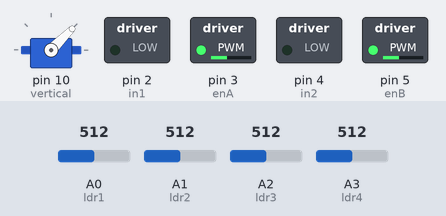
The sketch below on a simulated Arduino Uno, built with avr-gcc and run on an emulated ATmega328P. On the bench: servo, switched loads named in the sketch (green lamp = pin HIGH). The inputs (shaded band) are chosen by the test bench; at power-on: A0 (ldr1) = 512, A1 (ldr2) = 512, A2 (ldr3) = 512, A3 (ldr4) = 512. What the sketch prints to the serial monitor is not drawn.

Above: at 4.2 s.
4.3 s: A0 (ldr1) set to 499
At 4.7 s:
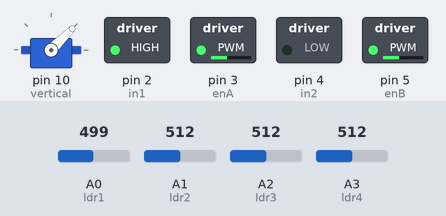
7.3 s: A1 (ldr2) set to 317
At 7.6 s:
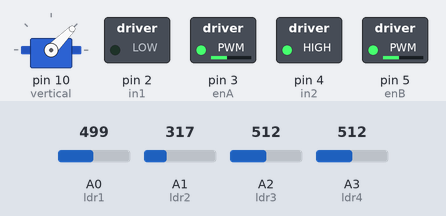
10.3 s: A1 (ldr2) set to 289
At 11.9 s:
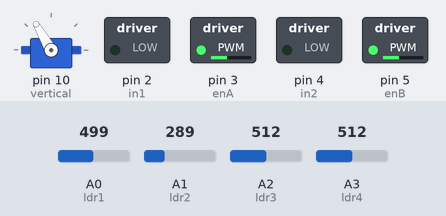
12.2 s: A2 (ldr3) set to 484
At 12.6 s:
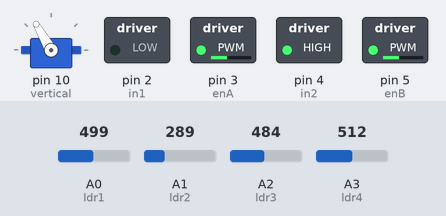
15.2 s: A3 (ldr4) set to 30
At 17.9 s:
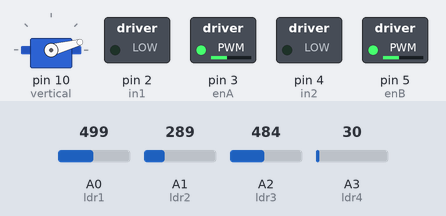
18.2 s: A0 (ldr1) set to 30
At 18.6 s:
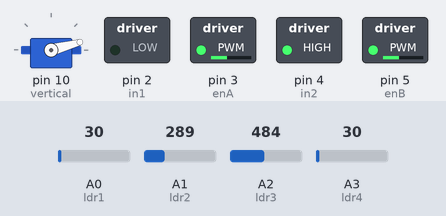
Timing chart, 0 to 21.2 s (numbered marks = the images above; inputs shaded):
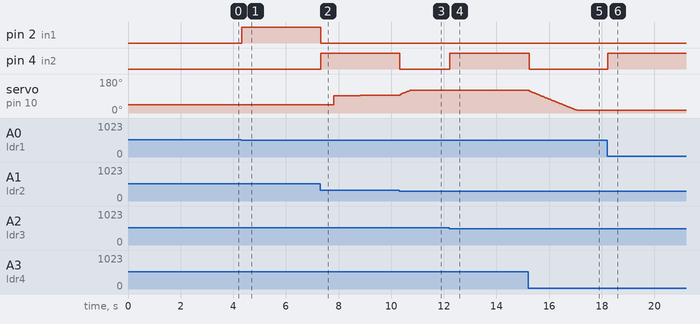

Measured:
- the behaviour switches between 512 and 511 on A0 (ldr1) (found by bisection; images 0 and 1)
- the behaviour switches between 300 and 299 on A1 (ldr2) (found by bisection; images 2 and 3)
- the behaviour switches between 501 and 500 on A2 (ldr3) (found by bisection; images 3 and 4)
- after the input at 4.3 s, pin 2 (in1): LOW → HIGH at once
- after the input at 7.3 s, pin 2 (in1): HIGH → LOW at once; pin 4 (in2): LOW → HIGH at once; servo on pin 10 (vertical): moves from 45° to 95° over 2.0 s, starting after 0.53 s
- after the input at 10.3 s, pin 4 (in2): HIGH → LOW at once
- after the input at 12.2 s, pin 4 (in2): LOW → HIGH at once
- after the input at 15.2 s, pin 4 (in2): HIGH → LOW at once; servo on pin 10 (vertical): moves from 120° to 15° over 1.8 s, starting at once
- after the input at 18.2 s, pin 4 (in2): LOW → HIGH at once

The sketch:

LDR_Dual_Axis.ino
```cpp
#include <Servo.h> // include Servo library

#define enA 3
#define enB 5
#define in1 2
#define in2 4
#define ldr1 A0 //LDR top left - BOTTOM LEFT    <--- BDG
#define ldr2 A1 //LDR top rigt - BOTTOM RIGHT
#define ldr3 A2 //LDR down left - TOP LEFT
#define ldr4 A3 //ldr down rigt - TOP RIGHT

// Servo horizontal;
// int servox = 90;
// int servoxLimitHigh = 180;
// int servoxLimitLow = 65;

// 65 degrees MAX
Servo vertical;   // vertical servo
int servoy = 90;    //   90;     // stand vertical servo
int servoyLimitHigh = 120;
int servoyLimitLow = 15;

int Stop = 100;
int MotorB1 = 0;
int MotorB2 = 0;

void setup()
{
  Serial.begin(9600);
// Deklarasiin Sensor LDR
  pinMode(ldr1, INPUT);
  pinMode(ldr2, INPUT);
  pinMode(ldr3, INPUT);
  pinMode(ldr4, INPUT);

// Deklarasiin Motor DC
  pinMode(enA, OUTPUT);
  pinMode(enB, OUTPUT);
  pinMode(in1, OUTPUT);
  pinMode(in2, OUTPUT);

// // servo x
//   horizontal.attach(6);
//   horizontal.write(180);

// servo y
  vertical.attach(10);
  vertical.write(45);

  MotorB1 = 100; //0-255
  MotorB2 = 100; //0-255
  analogWrite(enA, MotorB1);
  analogWrite(enB, MotorB2);

  delay(3000);

}

void loop()
{

  int TL = analogRead(ldr4); // top left
  int TR = analogRead(ldr3); // top right
  int DL = analogRead(ldr2); // down left
  int DR = analogRead(ldr1); // down rigt
  Serial.print(TL);
  Serial.print(" ");
  Serial.print(TR);
  Serial.print(" ");
  Serial.print(DL);
  Serial.print(" ");
  Serial.print(DR);
  Serial.print("   ");

  int avgT = (TL + TR) / 2; // average value top
  int avgD = (DL + DR) / 2; // average value down
  int avgL = (TL + DL) / 2; // average value left
  int avgR = (TR + DR) / 2; // average value right

  int dvert = abs(avgT - avgD); // check the diffirence of up and down
  int dhoriz = abs(avgL - avgR);// check the diffirence og left and rigt

  // Serial.print(avgT);
  // Serial.print(" ");
  // Serial.print(avgD);
  // Serial.print(" ");
  // Serial.print(avgL);
  // Serial.print(" ");
  // Serial.print(avgR);
  // Serial.print("   ");
  // // Serial.print(dtime);
  // // Serial.print("   ");
  // Serial.print(Stop);
  // Serial.println(" ");

// Horizontal Angle (Sumbu X)
  if (dhoriz < Stop){
    if (avgL > avgR){
      digitalWrite(in1, HIGH);
      digitalWrite(in2, LOW);
      delay(500);
      digitalWrite(in1, LOW);
      digitalWrite(in2, LOW);
    }
    else if (avgL < avgR){
      digitalWrite(in1, LOW);
      digitalWrite(in2, HIGH);
      delay(500);
      digitalWrite(in1, LOW);
      digitalWrite(in2, LOW);
    }
  }

// // Horizontal Angle (Sumbu X)
//   if (-1*Stop > dhoriz || dhoriz > Stop) {// check if the diffirence is in the tolerance else change vertical angle
//     if (avgL > avgR){
//       servox = ++servox;
//       if (servox > servoxLimitHigh) {
//         servox = servoxLimitHigh;
//       }
//     }
//     else if (avgL < avgR){
//       servox= --servox;
//       if (servox < servoxLimitLow){
//         servox = servoxLimitLow;
//       }
//     }
//     horizontal.write(servox);
//   }

// Verikal Angle (Sumbu Y)
  if (-1*Stop > dvert || dvert > Stop) {// check if the diffirence is in the tolerance else change vertical angle
    if (avgT > avgD){
      servoy = ++servoy;
      if (servoy > servoyLimitHigh) {
        servoy = servoyLimitHigh;
      }
    }
    else if (avgT < avgD){
      servoy= --servoy;
      if (servoy < servoyLimitLow){
        servoy = servoyLimitLow;
      }
    }
    vertical.write(servoy);
  }
  // delay (1000);
}
```
